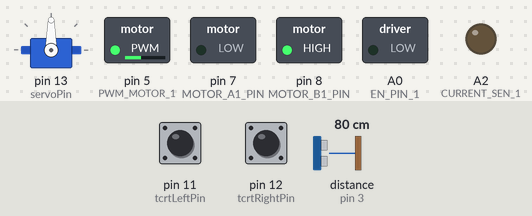
Simulated run of this sketch. Board: Arduino Uno, built with avr-gcc and run on an emulated ATmega328P. Shown: servo, switched loads named in the sketch (green lamp = pin HIGH), output pins drawn as LEDs (lit = HIGH). Wiring (inferred from the names in the program): ultrasonic range finder: trigger pin 10; echo pin 3. Dashed ring = blinking. Inputs (shaded band) come from the test bench; at power-on: distance to the obstacle (sensor on pin 3) 80 cm, pin 11 (tcrtLeftPin) LOW, pin 12 (tcrtRightPin) LOW. The echo pulse lasts 58.3 µs per cm; pins used as bus, display or sensor lines are not drawn.

Above: at 1.2 s.
1.3 s: distance to the obstacle (sensor on pin 3) set to 35 cm
2.8 s: distance to the obstacle (sensor on pin 3) set to 28 cm
At 3.04 s:
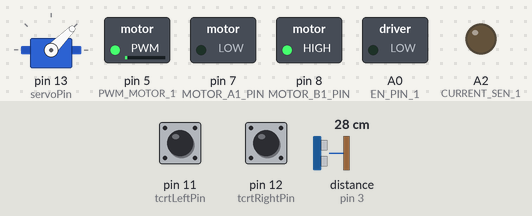
5.8 s: pin 11 (tcrtLeftPin) pulled HIGH for 1 s
8.8 s: pin 12 (tcrtRightPin) pulled HIGH for 1 s
11.8 s: pin 11 (tcrtLeftPin) pulled HIGH for 3.2 s
16.5 s: distance to the obstacle (sensor on pin 3) set to 8 cm
19.5 s: distance to the obstacle (sensor on pin 3) set to 5 cm
At 20.1 s:
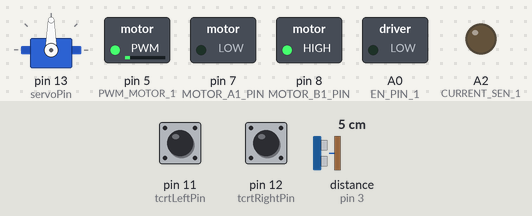
Timing chart, 0 to 22.0 s (numbered marks = the images above; inputs shaded):
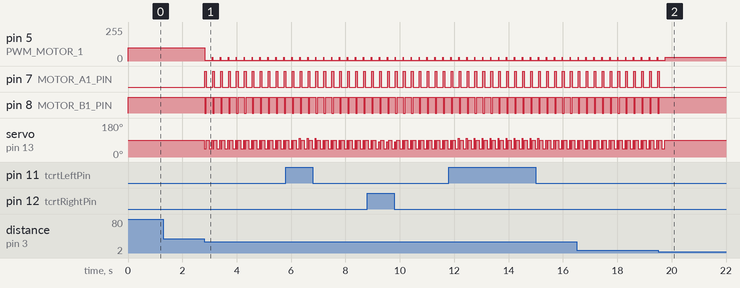

The sketch:

TurboInc.ino
```cpp
/*
 *  Date: 29.05.2021
 *  Name: Racing Car by Turbo Inc.
 *  Author: Onurkan Kanli
*/

/******************************   Including All Libraries   *****************************/
#include <Servo.h>

/*******************************   Enums and Structures   ******************************/
enum CarStateName {
 Stop,
 Forward,
 SlightRT,
 SlightLT,
 SharpRT,
 SharpLT
};

struct CarState {
 CarStateName stateName;
 int motorRotationDirection;
 int motorSpeed;
 int servoPosition;
 int sharpCycleCount;
};

enum ObstaclePosition {
 NoObstacle,
 ObstacleFar,
 ObstacleNear
};

struct SensorsState {
 bool leftLineSensorOnLine;
 bool rightLineSensorOnLine;
 ObstaclePosition obstacleDetectorResult;
};

/*******************************   Variables and Constants Declaration   ******************************/
#define echoPin 3               // Echo pin in the Ultrasonic sensor
#define trigPin 10               // Trig pin in the Ultrasonic sensor

#define BRAKE 0
#define CW    1
#define CCW   2
#define CS_THRESHOLD 15

//MOTOR 1
#define MOTOR_A1_PIN 7
#define MOTOR_B1_PIN 8

#define PWM_MOTOR_1 5

#define CURRENT_SEN_1 A2

#define EN_PIN_1 A0

/* Ultrasonic Sensor */
const int ObstacleFarDistance  = 30;
const int ObstacleNearDistance = 5;


/* TCRT5000 Sensors */
const int tcrtLeftPin  = 11;     // The variable for pin of the TCRT5000 left sensor
const int tcrtRightPin = 12;     // The variable for pin of the TCRT5000 right sensor

/* Servo */
Servo servo;                     // The variable for servo
const int servoPin = 13;         // The variable for pin of the servo

const int servoNeutral   = 90;
const int servoLowRight  = servoNeutral + 10;
const int servoHighRight = servoNeutral + 45;
const int servoLowLeft   = servoNeutral - 10;
const int servoHighLeft  = servoNeutral - 45;

/* DC Motor */
const int lowSpeed             = 10;
const int maxSpeed             = 100;
const int maxSpeedWithObstacle = 30;

const int ObstacleAroundSpeed  = 7;

int highSpeed = maxSpeed;

/* The condition to determine that the line was lost */
const int maxSharpT = 999;

/* Global objects */
SensorsState sensorsState = {true, true, NoObstacle};
CarState     carState     = {Forward, CW, 0, 0, 0};

/**********************************   Setup Function   **********************************/
void setup() {
  /* Arduino setup */
  Serial.begin(9600);           // Start the serial connection with Arduino

  /* Ultrasonic sensor setup */
  pinMode(trigPin, OUTPUT);     // The Trig pin for the Ultrasonic sensor
  pinMode(echoPin, INPUT);      // The Echo pin for the Ultrasonic sensor

  /* TCRT5000 setup */
  pinMode(tcrtLeftPin,  INPUT);  // The input pin fro the TCRT5000 left sensor
  pinMode(tcrtRightPin, INPUT); // The input pin fro the TCRT5000 right sensor

  /* Servo */
  servo.attach(servoPin);       // The output of the servo

  /* DC Motor */
  pinMode(MOTOR_A1_PIN, OUTPUT);
  pinMode(MOTOR_B1_PIN, OUTPUT);

  pinMode(PWM_MOTOR_1, OUTPUT);

  pinMode(CURRENT_SEN_1, OUTPUT);

  pinMode(EN_PIN_1, OUTPUT);
}

/**********************************   Main Loop Function   ***********************************/
void loop() {
 GetSensorData();
 CalculateNextState();
 ChangeCarState();
}

/*******************************   GetSensorData Function   *******************************/
void GetSensorData(){
 sensorsState.leftLineSensorOnLine  = IsSensorOnWhiteLine(tcrtLeftPin);  // left  TCRT5000 sensor
 sensorsState.rightLineSensorOnLine = IsSensorOnWhiteLine(tcrtRightPin); // right TCRT5000 sensor

 long distance = GetDistanceToObstacle();

 if(distance > ObstacleFarDistance){ // Check the distance to find the obstacle
  sensorsState.obstacleDetectorResult = NoObstacle;
 } else {
  if(distance > ObstacleNearDistance && distance <= ObstacleFarDistance){
   sensorsState.obstacleDetectorResult = ObstacleFar;
  } else {
   sensorsState.obstacleDetectorResult = ObstacleNear;
  }
 }
};

/*******************************   CalculateNextState Function   *******************************/
void CalculateNextState(){

 if(carState.stateName == Stop){
  return;
 };

 if(sensorsState.obstacleDetectorResult != NoObstacle){
  highSpeed = maxSpeedWithObstacle;

  if(sensorsState.obstacleDetectorResult != ObstacleNear){
   GoAroundObstacle();
  }
 } else {
  highSpeed = maxSpeed;
 }

 if(sensorsState.leftLineSensorOnLine && sensorsState.rightLineSensorOnLine){
  PrepareCarState(Forward, CW, highSpeed, servoNeutral, true);
 };

 if(!sensorsState.leftLineSensorOnLine && sensorsState.rightLineSensorOnLine){
  PrepareCarState(SlightRT, CW, highSpeed, servoLowRight, true);
 };

 if(sensorsState.leftLineSensorOnLine && !sensorsState.rightLineSensorOnLine){
  PrepareCarState(SlightLT, CW, highSpeed, servoLowLeft, true);
 };

 if(!sensorsState.leftLineSensorOnLine && !sensorsState.rightLineSensorOnLine){
  if(carState.stateName == SlightRT){
   PrepareCarState(SharpRT, CW, lowSpeed, servoHighRight, false);
  };

  if(carState.stateName == SlightLT){
   PrepareCarState(SharpLT, CW, lowSpeed, servoHighLeft, false);
  };

  if(carState.sharpCycleCount > maxSharpT){
   FindLine();
  };
 };
};

/*******************************   PrepareCarState Function   *******************************/
void PrepareCarState(CarStateName stateName, int motorRotationDirection, int motorSpeed, int servoPosition, bool resetCycleCount){
 carState.stateName = stateName;
 carState.motorRotationDirection = motorRotationDirection;
 carState.motorSpeed = motorSpeed;
 carState.servoPosition = servoPosition;
 if(resetCycleCount){
  carState.sharpCycleCount = 0;
 } else {
  carState.sharpCycleCount++;
 };
};

/*******************************   ChangeCarState Function   *******************************/
void ChangeCarState(){
  servo.write(carState.servoPosition); // Turn the servo
  delay(10);                           // Delay for turning the servo

  motorGo(carState.motorRotationDirection, carState.motorSpeed);
}

/*******************************   GoAroundObstacle Function   *******************************/
void GoAroundObstacle(){
  servo.write(servoHighLeft); // Turn left and Back
  delay(10);
  motorGo(CCW, ObstacleAroundSpeed);
  delay(50);

  servo.write(servoNeutral); // Forward
  delay(10);
  motorGo(CW, ObstacleAroundSpeed);
  delay(100);

  servo.write(servoHighLeft); // Turn left and Forward
  delay(10);
  motorGo(CW, ObstacleAroundSpeed);
  delay(100);
}

/*******************************   FindLine Function   *******************************/
void FindLine(){

 PrepareCarState(Stop, BRAKE, 0, servoNeutral, true);

}

/****************************   Ultrasonic Sensor Function   ****************************/
long GetDistanceToObstacle(){
 digitalWrite(trigPin, LOW);               // Clears the trigPin condition
 delayMicroseconds(2);

 digitalWrite(trigPin, HIGH);              // Sets the trigPin HIGH (ACTIVE) for 10 microseconds
 delayMicroseconds(10);
 digitalWrite(trigPin, LOW);

 long duration = pulseIn(echoPin, HIGH);        // Reads the echoPin, returns the sound wave travel time in microseconds

 long distance = duration * 0.034 / 2;          // Calculating the distance

 return(distance);
}


/******************************   TCRT5000 sensor Function   ******************************/
bool IsSensorOnWhiteLine(int TCRT5000Pin){
  boolean val = digitalRead(TCRT5000Pin);   // Read the value of TCRT5000 sensor on Pin TCRT5000Pin

  if(val == HIGH){                          // If it is HiGH
    return(false);                           // Return false if on the Black area
  }
  else{                                     // If it is LOW
    return(true);                           // Return true if on the White line
  }
}

/**********************************   Motor Go Function   *******************************/
void motorGo(uint8_t direct, uint8_t pwm){
    if(direct == CW)
    {
      digitalWrite(MOTOR_A1_PIN, LOW);
      digitalWrite(MOTOR_B1_PIN, HIGH);
    }
    else if(direct == CCW)
    {
      digitalWrite(MOTOR_A1_PIN, HIGH);
      digitalWrite(MOTOR_B1_PIN, LOW);
    }
    else
    {
      digitalWrite(MOTOR_A1_PIN, LOW);
      digitalWrite(MOTOR_B1_PIN, LOW);
    }

    analogWrite(PWM_MOTOR_1, pwm);
}
```

Measured:
- the behaviour switches between 32 and 31 cm on distance to the obstacle (sensor on pin 3) (found by bisection; images 0 and 1)
- the behaviour switches between 7 and 6 cm on distance to the obstacle (sensor on pin 3) (found by bisection; images 1 and 2)
- after the input at 1.3 s, every drawn part: stays the same
- after the input at 2.8 s, pin 5 (PWM_MOTOR_1): alternates 30/255 for 0.01 s and 7/255 for 0.28 s, starting at once; pin 7 (MOTOR_A1_PIN): alternates HIGH for 0.06 s and LOW for 0.23 s, starting at once
- after the input at 19.5 s, pin 5 (PWM_MOTOR_1): goes on until 19.8 s, then stays 30/255; pin 7 (MOTOR_A1_PIN): goes on until 19.5 s, then stays LOW; pin 8 (MOTOR_B1_PIN): goes on until 19.5 s, then stays HIGH; servo on pin 13 (servoPin): goes on until 19.8 s, then stays 90°
